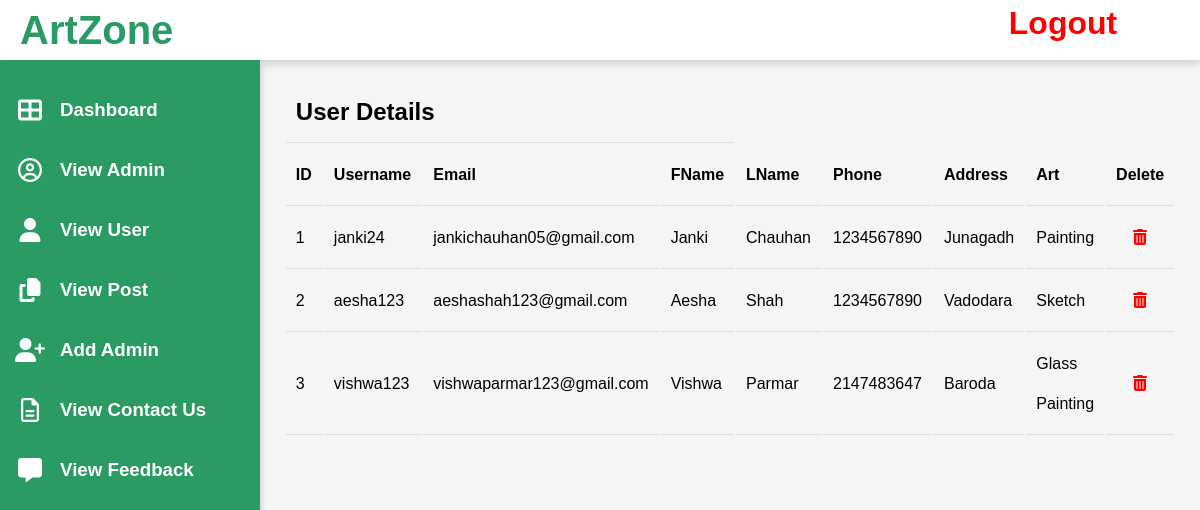
/admin/viewuser.php, run on the app's committed database.
### tables this page shows
CREATE TABLE `artist` (
  `id` int(11) NOT NULL,
  `fname` varchar(256) NOT NULL,
  `lname` varchar(256) NOT NULL,
  `username` varchar(256) NOT NULL,
  `InterestedArts` varchar(256) NOT NULL,
  `email` varchar(256) NOT NULL,
  `password` varchar(256) NOT NULL,
  `date` date NOT NULL,
  `phone` int(15) NOT NULL,
  `address` varchar(256) NOT NULL,
  `image` varchar(256) DEFAULT NULL
);

### admin/viewuser.php (the view, shortened to what this page needs)
<?php
include_once('connection.php');
$query = "select * from artist";
$result = mysqli_query($dbc, $query);
?>
<!DOCTYPE html>
<html lang="en">
<head>
    <link rel="stylesheet" href="https://pro.fontawesome.com/releases/v5.10.0/css/all.css" />
    <link rel="stylesheet" href="https://cdnjs.cloudflare.com/ajax/libs/font-awesome/6.4.2/css/all.min.css" />
    <link rel="stylesheet" href="css/styles.css">
</head>
<body>
    <div class="container">
    <?php include('header.php');  ?>
        <?php include('sidebar.php');  ?>
        <div class="main">
            <table align="center">
                <tr>
                    <th colspan="4">
                        <h2>User Details</h2>
                    </th>
                </tr>
                <th> ID </th>
                <th> Username </th>
                <th> Email</th>
                <th> FName</th>
                <th> LName</th>
                <th> Phone</th>
                <th> Address</th>
                <th> Art</th>
                <th> Delete </th>
                <?php while ($rows = mysqli_fetch_assoc($result)) {
                ?>
                    <tr>
                        <td><?php echo $rows['id']; ?></td>
                        <td><?php echo $rows['username']; ?></td>
                        <td><?php echo $rows['email']; ?></td>
                        <td><?php echo $rows['fname']; ?></td>
                        <td><?php echo $rows['lname']; ?></td>
                        <td><?php echo $rows['phone']; ?></td>
                        <td><?php echo $rows['address']; ?></td>
                        <td><?php echo $rows['InterestedArts']; ?></td>
                        <td style="text-align: center;"><a href="deleteuser.php?id=<?php echo $rows['id']; ?>" style="text-decoration: none;color:red;"><i class="fa-solid fa-trash-can"></i></a></td>
                    </tr>
                <?php
                }
                ?>
            </table>
        </div>
    </div>
</body>
</html>

### admin/css/styles.css (style rules this page uses)
* { padding: 0; margin: 0; box-sizing: border-box; font-family: 'poppins', sans-serif; }
.main { position: absolute; top: 60px; width: calc(100% - 260px); min-height: calc(100vh - 60px); left: 260px; background: #f5f5f5; }

### admin/viewuser.php (style rules this page uses)
table { padding-top: 20px; width: 600px; line-height: 40px; margin: auto; border-radius: 15px; }
th, td { padding: 10px; text-align: left; border-bottom: 1px solid #ddd; }

### data on the page
artist: id "1", username "janki24", email "jankichauhan05@gmail.com", fname "Janki", lname "Chauhan", phone "1234567890", address "Junagadh", InterestedArts "Painting"
artist: id "2", username "aesha123", email "aeshashah123@gmail.com", fname "Aesha", lname "Shah", phone "1234567890", address "Vadodara", InterestedArts "Sketch"
artist: id "3", username "vishwa123", email "vishwaparmar123@gmail.com", fname "Vishwa", lname "Parmar", phone "2147483647", address "Baroda", InterestedArts "Glass Painting"
